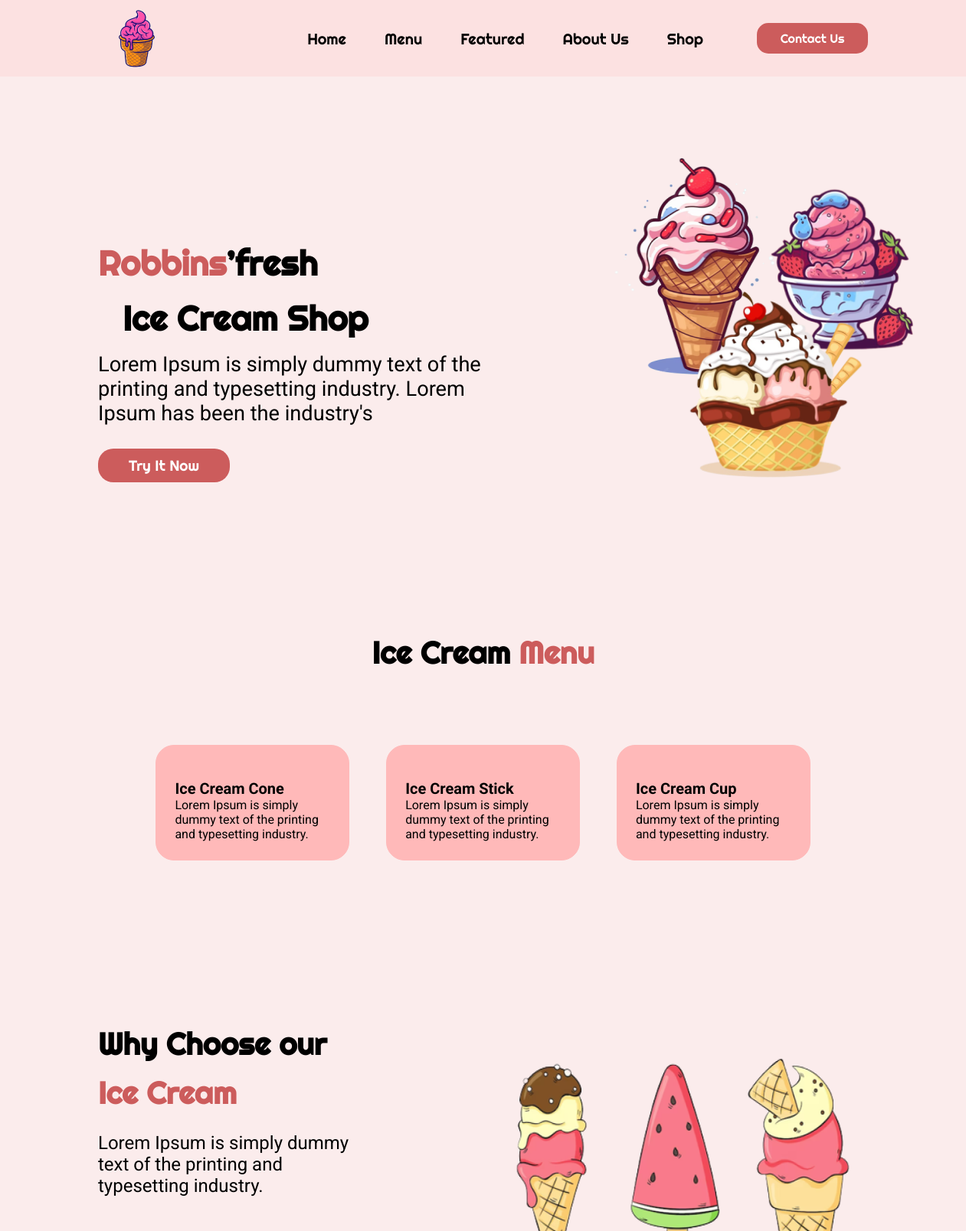
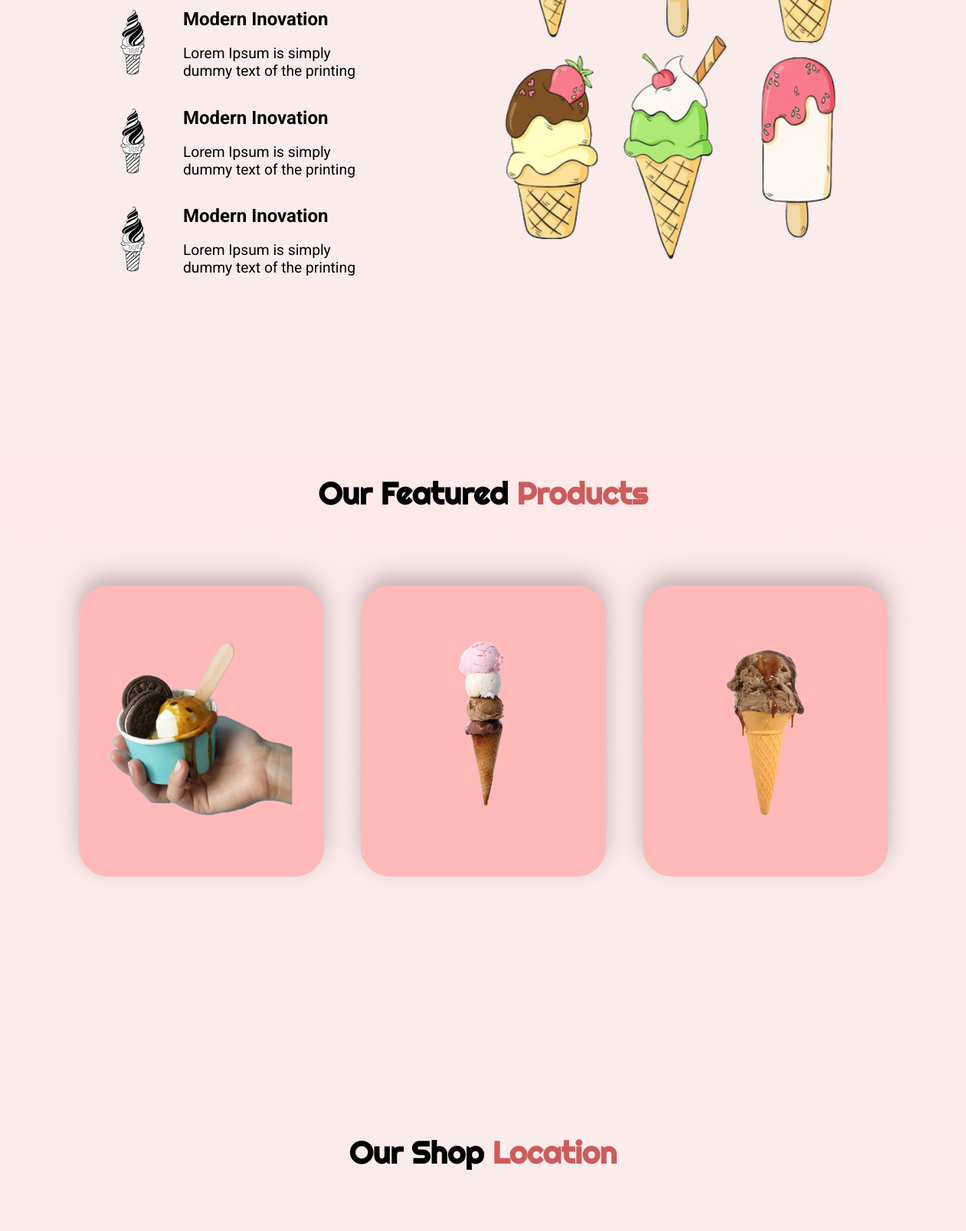
The page / (upper part) on the database its author committed (2 pictures, top to bottom).
### tables this page shows
CREATE TABLE `kategori` (
  `id` int(11) NOT NULL,
  `nama` varchar(25) NOT NULL
);

### index.php (the view, shortened to what this page needs)
<?php
    require_once 'db_conn.php';
    $sql_kategori = "SELECT id, nama FROM kategori";
    $result_kategori = $conn->query($sql_kategori);
?>
<!DOCTYPE html>
<html lang="en">
<head>
    <link rel="stylesheet" href="assets/css/style.css">
    <link href='https://unpkg.com/boxicons@2.0.9/css/boxicons.min.css' rel='stylesheet'>
</head>
<body>
    <header>
        <nav class="navbar">
            <div class="container nav-wrapper">
                <a href="#" class="logo">
                    <img src="./assets/img/logo/logo-nav.png" alt="logo-nav">
                </a>
                <div class="navbar-wrapper">
                    <ul class="nav-list">
                        <li class="nav-item"><a href="#home" class="nav-link">Home</a></li>
                        <li class="nav-item"><a href="#menu" class="nav-link">Menu</a></li>
                        <li class="nav-item"><a href="#featured" class="nav-link">Featured</a></li>
                        <li class="nav-item"><a href="about.html" class="nav-link">About Us</a></li>
                        <li class="nav-item"><a href="#shop" class="nav-link">Shop</a></li>
                    </ul>
                    <a href="contact.html" class="btn-contact">Contact Us</a>
                </div>
            </div>
        </nav>
    </header>
    <main>
        <section id="home">
            <div class="home-text">
                <h1 class="home-title"><span>Robbins</span>’fresh</h1>
                <h2 class="home-title2">Ice Cream Shop</h2>
                <p>Lorem Ipsum is simply dummy text of the printing and typesetting industry. Lorem Ipsum has been the industry's </p>
                <a href="#menu" class="btn-home">Try It Now</a>
            </div>
            <div class="img-box">
                <div class="home-pic1">
                    <img src="./assets/img/img-home1.png" alt="home-img1">
                </div>
                <div class="home-pic2">
                    <img src="./assets/img/img-home2.png" alt="home-img2">
                </div>
                <div class="home-pic3">
                    <img src="./assets/img/img-home3.png" alt="home-pic3">
                </div>
            </div>
        </section>
        <section id="menu">
            <h1 class="menu-title">Ice Cream <span>Menu</span></h1>
            <div class="box-containers">
                <?php
                    if ($result_kategori->num_rows > 0) {
                        while($row_kategori = $result_kategori->fetch_assoc()) {
                ?>
                <div class="menu-box" onclick="halamanMenu(<?php echo $row_kategori['id']; ?>)">
                    <h1><?php echo $row_kategori["nama"]; ?></h1>
                    <p>Lorem Ipsum is simply dummy text of the printing and typesetting industry. </p>
                </div>
                <?php
                        }
                    }
                ?>
            </div>
        </section>
        <section id="why">
            <div class="why-detail">
                <h1 class="why-title">Why Choose our <span><br>Ice Cream</span></h1>
                <p>Lorem Ipsum is simply dummy text of the printing and typesetting industry.</p>
                <div class="why-list">
                    <div class="list-content">
                        <img src="./assets/img/list-why-pic.png" alt="list why pic">
                        <div class="text-list">
                            <h1>Modern Inovation</h1>
                            <p>Lorem Ipsum is simply dummy text of the printing</p>
                        </div>
                    </div>
                    <div class="list-content">
                        <img src="./assets/img/list-why-pic.png" alt="list why pic">
                        <div class="text-list">
                            <h1>Modern Inovation</h1>
                            <p>Lorem Ipsum is simply dummy text of the printing</p>
                        </div>
                    </div>
                    <div class="list-content">
                        <img src="./assets/img/list-why-pic.png" alt="list why pic">
                        <div class="text-list">
                            <h1>Modern Inovation</h1>
                            <p>Lorem Ipsum is simply dummy text of the printing</p>
                        </div>
                    </div>
                </div>
            </div>
            <div class="img-box">
                <div class="why-pic">
                    <img src="./assets/img/why-pic.png" alt="why ice cream image">
                </div>
            </div>
        </section>
        <section id="featured">
            <h1 class="featured-title">Our Featured <span>Products</span></h1>
            <div class="box-containers">
                <div class="featured-box">
                    <div class="featured-content">
                        <img src="./assets/img/featured-box1.png" alt="featured box 1">
                    </div>
                </div>
                <div class="featured-box">
                    <div class="featured-content">
                        <img src="./assets/img/featured-box2.png" alt="featured box 2">
                    </div>
                </div>
                <div class="featured-box">
                    <div class="featured-content">
                        <img src="./assets/img/featured-box3.png" alt="featured box 3">
                    </div>
                </div>
            </div>
        </section>
        <section id="shop">
            <h1 class="shop-title">Our Shop <span>Location</span></h1>
        </section>
    </main>
</body>
</html>

### assets/css/style.css (style rules this page uses)
:root { --main-color: #ffb9b936; --second-color: #cc5c5c; --bg-color: #FBECEC; --third-color: #993e3e; --fourth-color: #ffb9b9; --main-font: "Righteous", sans-serif; --second-font: "Roboto", sans-serif; --third-font: "Modak", sans-serif; --fourth-font: "Plus Jakarta Sans", sans-serif; --fifth-font: "Poppins", sans-serif; }
* { margin: 0; padding: 0; box-sizing: border-box; text-decoration: none; list-style: none; scroll-behavior: smooth; }
body { background-color: var(--bg-color); font-family: var(--main-font); }
section { margin: 13rem 8rem; }
.container { max-width: 1500px; }
.navbar { background-color: var(--main-color); }
.navbar .nav-wrapper { position: relative; margin: 0 8rem; display: flex; justify-content: space-between; align-items: center; height: 100px; }
.nav-wrapper .logo { width: 101px; height: 103px; flex-shrink: 0; }
.nav-wrapper .navbar-wrapper { display: flex; gap: 50px; }
.nav-wrapper .navbar-wrapper .nav-list { display: flex; flex-wrap: nowrap; align-items: center; gap: 10px; }
.navbar-wrapper .nav-list .nav-link { font-size: 1.25rem; font-weight: 400; padding: 20px; color: black; }
.navbar-wrapper .btn-contact { color: #ffffff; font-weight: 400; background-color: var(--second-color); padding: 10px 15px; border-radius: 15px; width: 145px; text-align: center; }
#home { display: flex; justify-content: center; gap: 10rem; }
.home-text { align-self: center; }
.home-title, .home-title2 { font-size: 2.8rem; font-weight: 700; margin: 0.5rem 0 1rem; }
.home-title2 { padding-left: 2rem; }
.home-title span { color: var(--second-color); }
.home-text p { font-family: var(--second-font); font-size: 1.7rem; width: 550px; margin-bottom: 2.5rem; }
.btn-home { color: #ffffff; background-color: var(--second-color); border-radius: 20px; text-align: center; padding: 10px 40px 10px 40px; font-size: 1.2rem; }
.img-box { position: relative; width: 500px; }
.home-pic1 { display: flex; position: absolute; top: -40%; left: -32%; }
.home-pic1 img { height: 340px; width: 340px; flex-shrink: 0; }
.home-pic2 { display: flex; position: absolute; top: 23%; left: 7%; z-index: 1000; }
.home-pic2 img { width: 300px; height: 250px; flex-shrink: 0; }
.home-pic3 { display: flex; position: absolute; top: -50%; left: 31%; }
.home-pic3 img { width: 340px; height: 400px; flex-shrink: 0; }
.menu-title, .featured-title, .shop-title { font-size: 2.5rem; text-align: center; }
.menu-title span, .why-title span, .featured-title span, .shop-title span, .variants-title span, .login-title span, .about-title span, .contact-title span, .title-cart span { color: var(--second-color); }
.box-containers { display: flex; flex-wrap: wrap; justify-content: center; flex-direction: row; gap: 3rem; margin: 6rem auto; width: 85%; }
.menu-box { padding: 1.5rem; flex: 1; border: 0.1rem solid var(--fourth-color); background: var(--fourth-color); border-radius: 24px; }
.menu-box p { font-size: 16px; font-weight: 400; font-family: var(--second-font); }
.menu-box h1 { font-size: 20px; font-family: var(--second-font); }
#why { display: flex; justify-content: center; align-items: center; gap: 10rem; }
.why-detail { width: 500px; }
.why-detail p { font-family: var(--second-font); font-size: 1.5rem; font-weight: 400; margin: 1.2rem 0; }
.why-title { font-size: 2.5rem; line-height: 1.6; }
.why-pic img { width: 500px; height: 624px; flex-shrink: 0; }
.why-list { display: block; font-family: var(--second-font); margin-top: 3.5rem; }
.list-content { display: flex; justify-content: center; gap: 1rem; margin-top: 1rem; }
.text-list h1 { font-size: 1.5rem; }
.text-list p { font-size: 1.2rem; }
.list-content img { width: 95px; height: 90px; flex-shrink: 0; }
#featured { background: linear-gradient(180deg, #ffe8e8 0%, rgba(221, 160, 160, 0) 100%); margin: 0; padding: 2rem 0; }
.featured-box { width: 320px; height: 380px; border: 0.1rem solid var(--fourth-color); box-shadow: 0px -12px 30px 0px rgba(0, 0, 0, 0.25); background: var(--fourth-color); border-radius: 38px; }
.featured-content { display: flex; justify-content: center; align-items: center; width: 100%; height: 100%; }
.featured-content img { object-fit: cover; flex-shrink: 0; }

### rows shown on the page
kategori: nama "Ice Cream Cone"
kategori: nama "Ice Cream Stick"
kategori: nama "Ice Cream Cup"
